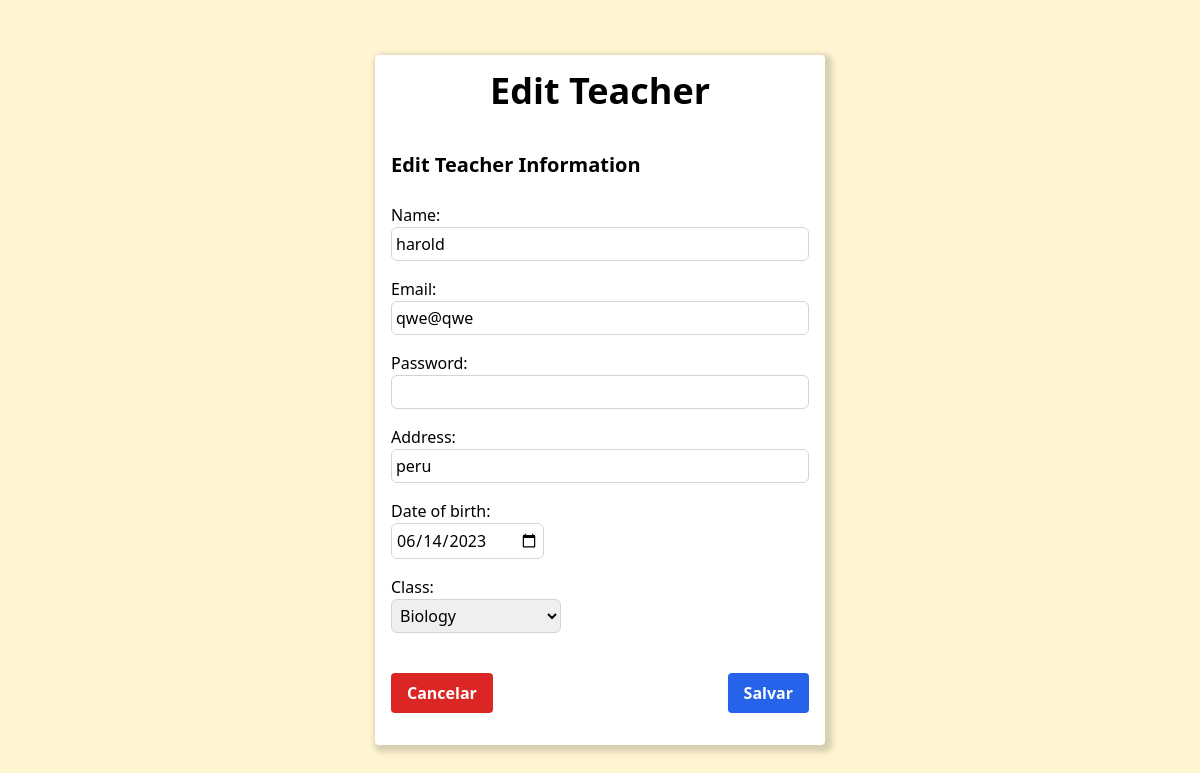
The page /src/users/adm/teacher_edit.php?teacher_id=11 on the database its author committed.
### tables this page shows
CREATE TABLE IF NOT EXISTS `teacher` (
  `id` int NOT NULL AUTO_INCREMENT,
  `name` varchar(255) NOT NULL,
  `email` varchar(255) NOT NULL,
  `psswrd` varchar(255) NOT NULL,
  `address` varchar(255) DEFAULT NULL,
  `dbirth` date DEFAULT NULL,
  `dclass` varchar(255) NOT NULL,
  PRIMARY KEY (`id`),
  UNIQUE KEY `email` (`email`)
);

CREATE TABLE IF NOT EXISTS `class` (
  `id` int NOT NULL AUTO_INCREMENT,
  `subject` varchar(255) DEFAULT NULL,
  PRIMARY KEY (`id`)
);

### src/users/adm/teacher_edit.php (the view, shortened to what this page needs)
<?php
require '../../../handle_db/connection.php';
if (isset($_GET['teacher_id'])) {
    $teacher_id = $_GET['teacher_id'];
    $query = "SELECT * FROM teacher WHERE id = ?";
    if ($stmt = $mysqli->prepare($query)) {
        $stmt->bind_param("i", $teacher_id);
        $stmt->execute();
        $result = $stmt->get_result();
        if ($row = $result->fetch_assoc()) {
            $name = $row['name'];
            $email = $row['email'];
            $address = $row['address'];
            $dbirth = $row['dbirth'];
            $dclass = $row['dclass'];
        } else {
            echo "Professor not found.";
            exit;
        }
    } else {
        echo "Error querying the database.";
        exit;
    }
} else {
    echo "Teacher ID not provided.";
    exit;
}
$queryClassOptions = "SELECT id, subject FROM class";
$resultClassOptions = $mysqli->query($queryClassOptions);
$classOptions = [];
if ($resultClassOptions) {
    while ($row = $resultClassOptions->fetch_assoc()) {
        $classOptions[] = $row;
    }
} else {
}
?>
<!DOCTYPE html>
<html lang="en">
<head>
    <link href="/dist/output.css" rel="stylesheet">
</head>
<body class="flex items-center justify-center min-h-screen p-4 bg-[#FFF5D2]">
    <form method="POST" action="/handle_db/edit_teacher_db.php" class="p-4 bg-white w-[450px] shadow-custom rounded">
        <h1 class="mb-4 text-4xl font-semibold text-center">Edit Teacher</h1>
        <br>
        <h2 class="text-xl font-semibold">Edit Teacher Information</h2>
        <br>
        <div class="mb-4">
            <label for="name" class="block">Name:</label>
            <input type="text" name="name" id="name" class="w-full p-1 border border-gray-300 rounded-md focus:border-blue-500 focus:outline-none" value="<?= $name ?>">
        </div>
        <div class="mb-4">
            <label for="email" class="block">Email:</label>
            <input type="email" name="email" id="email" class="w-full p-1 border border-gray-300 rounded-md focus:border-blue-500 focus:outline-none" value="<?= $email ?>">
        </div>
        <div class="mb-4">
            <label for="psswrd" class="block">Password:</label>
            <input type="password" name="psswrd" id="psswrd" class="w-full p-1 border border-gray-300 rounded-md focus:border-blue-500 focus:outline-none">
        </div>
        <div class="mb-4">
            <label for="address" class="block">Address:</label>
            <input type="text" name="address" id="address" class="w-full p-1 border border-gray-300 rounded-md focus:border-blue-500 focus:outline-none" value="<?= $address ?>">
        </div>
        <div class="mb-4">
            <label for="dbirth" class="block">Date of birth:</label>
            <input type="date" name="dbirth" id="dbirth" class="p-1 border border-gray-300 rounded-md focus:border-blue-500 focus:outline-none" value="<?= $dbirth ?>">
        </div>
        <div class="mb-4">
            <label for="dclass" class="block">Class:</label>
            <select name="dclass" id="dclass" class="p-1 border border-gray-300 rounded-md">
                <?php foreach ($classOptions as $option) : ?>
                    <option value="<?= $option['id']; ?>" <?= $option['id'] == $dclass ? 'selected' : ''; ?>><?= $option['subject']; ?></option>
                <?php endforeach; ?>
            </select>
        </div>
        <br>
        <div class="flex justify-between mb-4">
            <a href="dashboard.php" class="px-4 py-2 font-bold text-white bg-red-600 rounded hover:bg-red-800">Cancelar</a>
            <button type="submit" class="px-4 py-2 font-bold text-white bg-blue-600 rounded hover:bg-blue-800">Salvar</button>
        </div>
    </form>
</body>
</html>

### src/users/adm/teacher_edit.php (style rules this page uses)
.shadow-custom { box-shadow: 4px 4px 6px 4px rgba(0, 0, 0, 0.1), 2px 2px 4px 4px rgba(0, 0, 0, 0.06); }

### rows shown on the page
teacher: name "harold", email "qwe@qwe", address "peru", dbirth "06/14/2023", dclass "Biology"
